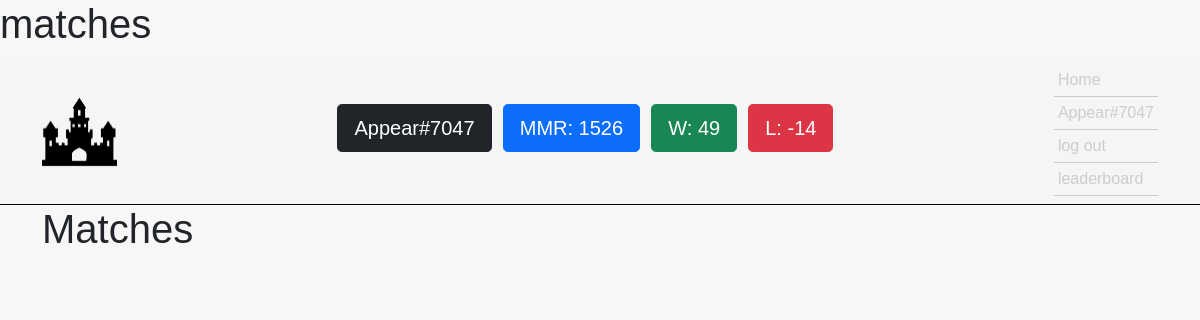
Screenshot of /matches (signed in) with the database file from the repository.
### website/models.py (models this page shows, shortened)
class Player(db.Model):
    id = db.Column(db.Integer, primary_key=True)
    username = db.Column(db.String(50))
    mmr = db.Column(db.Integer)
    wins = db.Column(db.Integer)
    loss = db.Column(db.Integer)
    icon_id = db.Column(db.Integer)
    player_date_created = db.Column(db.DateTime(timezone=True), default=func.now())

### website/views.py (the view)
@views.route('/matches')
@login_required
def matches ():
    player = get_player_info(current_user.id)
    return render_template('matches.html', user=current_user, player=player)

### website/__init__.py (called while the page is built)
def create_app():
    application = Flask(__name__)
    application.config['SECRET_KEY'] = "helloworld"
    application.config['SQLALCHEMY_DATABASE_URI'] = f'sqlite:///{DB_NAME}'
    db.init_app(application)
    from .views import views
    from .auth import auth
    from .apis import apis
    application.register_blueprint(views, url_prefix="/")
    application.register_blueprint(auth, url_prefix="/")
    application.register_blueprint(apis, url_prefix="/api/")
    from .models import User
    login_manager = LoginManager()
    login_manager.login_view = "auth.login"
    login_manager.init_app(application)
    @login_manager.user_loader
    def load_user(id):
        return User.query.get(int(id))
    return application

### website/functions/player_processing.py (called while the page is built)
def get_player_info(u_id):
    p_name = User.query.filter_by(id=u_id).first()
    if p_name is not None:
        x = p_name.username
        u_name = Player.query.filter_by(username=x).first()
        return u_name

### website/templates/matches.html
{% extends 'base.html' %}
{% block head %}
<h1> matches </h1>
{% endblock %}
{% block body %}
<h1> Matches </h1>
{% endblock %}

### website/templates/base.html (shortened to what this page needs)
<!DOCTYPE html>
<html lang="en">
<head>
    <link href="https://cdn.jsdelivr.net/npm/bootstrap@5.1.3/dist/css/bootstrap.min.css" rel="stylesheet">
    <link rel="stylesheet" href="{{ url_for('static', filename='css/main.css') }}">
    {% block head %}{% endblock %}
</head>
<body>
  <nav class="navbar sticky-top navbar-main">
    <div class="container">
      <div class="logo-container">
        <img src="{{url_for('static', filename='images/castle-logo.png')}}" class="logo"/>
      </div>
      <div class="py-2">
      {% if user.is_authenticated %}
      <h1>
        <button type="button" class="btn btn-dark btn-lg">{{ player.username }}</button>
        <button type="button" class="btn btn-primary btn-lg">MMR: {{ player.mmr }}</button>
        <button type="button" class="btn btn-success btn-lg">W: {{ player.wins }}</button>
        <button type="button" class="btn btn-danger btn-lg">L: {{ player.loss }}</button>
        </h1>
        {% endif %}
      </div>
      <div class="navbar-links">
        <div class="navbar-nav">
          <a class="navbar-link active" aria-current="page" href="/home">Home</a>
          {% if user.is_authenticated %}
          <a class="navbar-link active" href="/profile">{{player.username}}</a>
          <a class="navbar-link active" href="/logout">log out</a>
          {% else %}
          <a class="navbar-link active" href="/login">login</a>
          <a class="navbar-link active" href="/sign_up">sign up</a>
          {% endif %}
          <a class="navbar-link active" href="/leaderboard">leaderboard</a>
        </div>
      </div>
    </div>
  </nav>
    <div class="container">{% block body %}{% endblock %}</div>
</body>
</html>

### website/static/css/main.css (style rules this page uses)
:root { --color-bg-nav: #f5f5f5; --color-bg-body: #F7F7F7; }
body { margin: 0; font-family: sans-serif; background-color: var(--color-bg-body); }
img { height: 100%; width: 100%; object-fit: contain; }
.logo-container { height: 75px; width: 75px; }
.navbar-main { background-color: var(--color-bg-nav); border-bottom: 1px black solid; }
.navbar-links { display: flex; flex-direction: row; }
.navbar-link { color: rgba(185, 182, 182, 0.664); text-decoration: none; }
.navbar-link { border-bottom: 1px solid rgba(185, 182, 182, 0.664); padding: 0.25rem; }

### rows the page displays
Player: username "Appear#7047", mmr "1526", wins "49", loss "-14"
